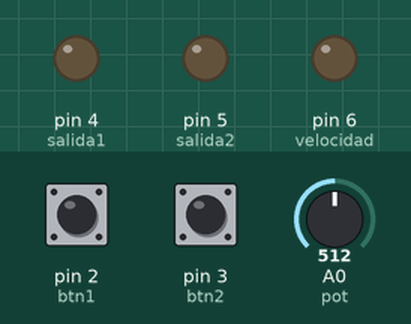
This sketch was run on a simulated Arduino Uno, built with avr-gcc and run on an emulated ATmega328P. Parts: output pins drawn as LEDs (lit = HIGH). The inputs (shaded band) are chosen by the test bench; at power-on: pin 2 (btn1) LOW, pin 3 (btn2) LOW, A0 (pot) = 512.

Above: at 1.2 s.
1.3 s: pin 2 (btn1) pulled HIGH for 0.15 s
At 1.9 s:
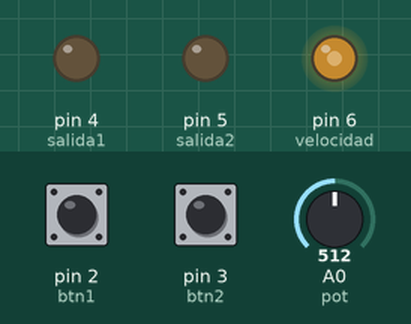
2.9 s: pin 3 (btn2) pulled HIGH for 0.15 s
At 2.97 s:
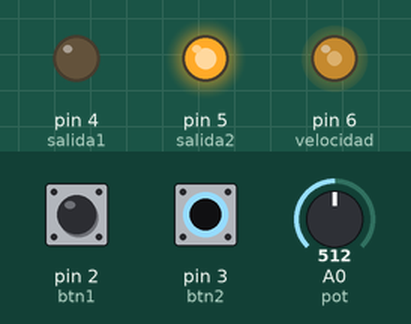
4.5 s: pin 3 (btn2) pulled HIGH for 3.2 s
At 8.5 s:
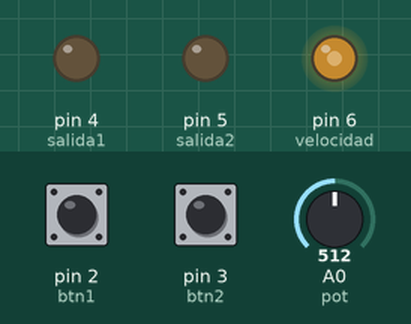
9.2 s: pin 2 (btn1) pulled HIGH for 3.2 s
At 9.6 s:
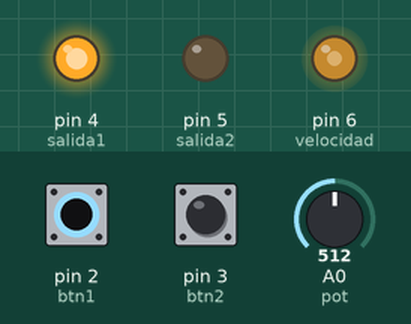
Timing chart, 0 to 13.9 s (numbered marks = the images above; inputs shaded):
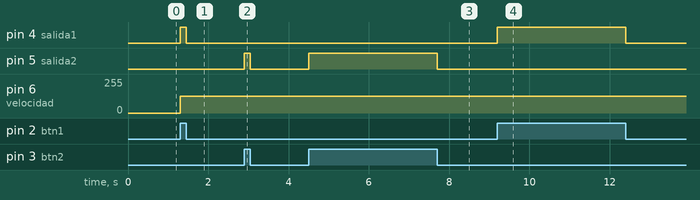

The sketch:

motorDC.ino
```cpp
int btn1; int btn2; int pot;
void setup() {
pinMode(2, INPUT); //btn1
pinMode(3, INPUT); //btn2
pinMode(A0, INPUT); //pot
pinMode(4, OUTPUT); //salida1
pinMode(5, OUTPUT); //salida2
pinMode(6, OUTPUT); //velocidad
}
void loop()
{
  pot = analogRead(A0);
  pot = map ( pot, 0,1023,0,255);
  btn1 = digitalRead(2);
  btn2 = digitalRead(3);
  if (btn1 == 1)
  {
    digitalWrite(4,1);
    digitalWrite(5,0);
    analogWrite(6,pot);
  }
  else if (btn2 ==1)
  {
    digitalWrite(4,0);
    digitalWrite(5,1);
    analogWrite(6,pot);
  }
  else if (btn1 == 0 && btn2 == 0 )
  {
    digitalWrite(4,0);
    digitalWrite(5,0);
  }
}
```

Measured:
- after the input at 1.3 s, pin 4 (salida1): LOW → HIGH at once, → LOW 0.15 s later; pin 6 (velocidad): 0/255 → 127/255 at once
- after the input at 2.9 s, pin 5 (salida2): LOW → HIGH at once, → LOW 0.15 s later
- after the input at 4.5 s, pin 5 (salida2): LOW → HIGH at once, → LOW 3.2 s later
- after the input at 9.2 s, pin 4 (salida1): LOW → HIGH at once, → LOW 3.2 s later
